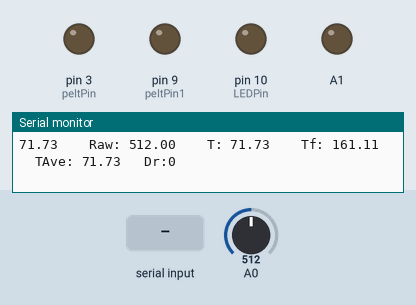
The sketch below on a simulated Arduino Uno, built with avr-gcc and run on an emulated ATmega328P. On the bench: output pins drawn as LEDs (lit = HIGH), the last lines printed to the serial monitor. The test bench sets the inputs (shaded band); at power-on: A0 = 512.

Above: at 1.2 s.
1.3 s: "Mosfets_On" received over Serial
At 4.2 s:
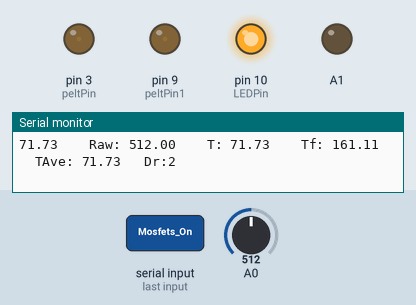
4.4 s: "Mosfets_Off" received over Serial
At 6.8 s:
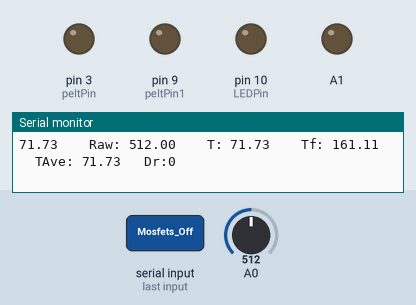
Timing chart, 0 to 8.3 s (numbered marks = the images above; inputs shaded):
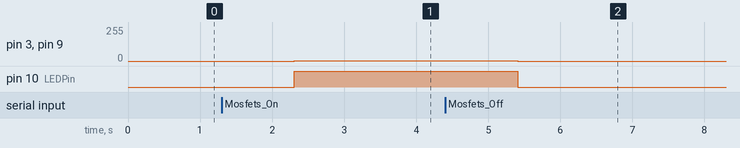

Measured:
- after the input at 1.3 s, pin 3 (peltPin), pin 9 (peltPin1): 0/255 → 1/255 after 1.0 s, → 2/255 1.1 s later; pin 10 (LEDPin): LOW → HIGH after 1.0 s
- after the input at 4.4 s, pin 10 (LEDPin): HIGH → LOW after 1.0 s

The sketch:

FLoop.ino
```cpp
//PID stuff: Values for PID calculation
//PID is not being currently used and may not be used in the final product
int targetTemp = -10;
double Actual = 0;
double Error = 0;
double Integral = 0;
double Last = 0;
int IntThresh = targetTemp + 12;
double kP = 20;
double kI = 0.1;
double kD = 0.6;
double ScaleFactor = 1;
int drive = 0; //Current drive value is 0, so no PID is used. If using PID, comment this line out
//Average calculation variables.
//Len 10 means over 1 second
const int len = 10;
double prevTemps[len];
double averageTemp;
//If there are enough "outliers"/"bad readings", maybe they are actually correct.
//If there are enough consecutive bad readings, then trust them.
int badReadings = 0;
int peltPin = 3;   //peltier cooler pin (smaller peltier touching board)
int peltPin1 = 9; //second peliter cooler pin (big peltier touching heatsink)
//
int outV = 12;
double psuV = 12;
//
float c;
//mechanism to turn peltiers off if the temp gets too hot (e.g. fan turns off or some failure)
int changeCount = 0;          //make sure at least 30 readings before switching states
double onThresh = -8;        //temperature threshold to turn on this mechanism. (on state)
double badThresh = 0;       //temperature threshold to signal that something bad is happening(bad state)
boolean reachedOn = false; //signals on state
int LEDPin = 10;          //LED that turns on during on state. Off signals a problem.
//Code to slowly ramp the MOSFET's on
  boolean MosfetsOn = false;
//
void setup() {
  pinMode(peltPin, OUTPUT);
  pinMode(peltPin1, OUTPUT);
  Serial.begin(9600);
  analogReference(INTERNAL);
  pinMode(A0, INPUT_PULLUP);
  pinMode(A1, OUTPUT);
  pinMode(LEDPin, OUTPUT);
  digitalWrite(A1, LOW);
  digitalWrite(LEDPin, LOW);
  Last = readTemperature();

  //fills temperature array for initial average calculation
  double temp = readTemperature();
  for(int i = 0; i < len; i++)
    prevTemps[i] = temp;
}

void loop() {
  double currentTemp = readTemperature();
  double ave = getAve();

  if(badReading(currentTemp))
    currentTemp = getAve();                   //using average if current reading is "outlier"
  else
    recordTemp(currentTemp);

  //*Uncomment below part to do PID stuff
  //int drive = getPID();                   //calculates what drive value (out of 255) to use for PWM. Proportional to duty cycle (i.e. 51/255 = 0.2, meaning 20% duty cycle)
  //analogWrite(peltPin, drive);            //writes drive value to small Peltier
  //analogWrite(peltPin1, drive);           //writes drive value to large Peltier


  //Slowly ramps up the Mosfet's (to max power in ~30 seconds).
  //Receives and sends messages to Python
  String inMsg = Serial.readString();
  if(inMsg == "Mosfets_On"){
    MosfetsOn = HIGH;
  }
  if(inMsg == "Mosfets_Off"){
    digitalWrite(LEDPin, LOW);
    for(int i = 0; i < 3; i++)
      Serial.println("Fets_Off"); //Tell the python that the message was received (and Mosfet's have been turned off)
    MosfetsOn = LOW;
    drive = 0;  //currently using drive to slowly ramp up V to Peltier's
  }
  if(MosfetsOn){
    digitalWrite(LEDPin, HIGH);
    drive = constrain(drive + 1, 0, 255); //currently using drive to slowly ramp up V to Peltier's
  }
  //OutputVoltage(outV, psuV, peltPin);       // smaller & orange (max 14.4V and 6.4A). TEC1-12706
  analogWrite(peltPin, drive);              //currently using drive to slowly ramp up V to Peltier's
  analogWrite(peltPin1, drive);

  checkSafe(ave);                           //Checking safety mechanism

  Serial.print(currentTemp); //prints the target temp. This is what the python script cares about


  //The python script ignores all of this.
  double raw = analogRead(A0);
  Serial.print("    Raw: ");
  Serial.print(raw);

  Serial.print("    T: ");
  Serial.print(currentTemp);

  Serial.print("    Tf: ");
  Serial.print(getF(currentTemp));

  Serial.print("   TAve: ");
  Serial.print(ave);

  Serial.print("   Dr:");
  Serial.println(drive);

  delay(100);
}


/*FUNCTIONS:
 * checkSafe(ave); Safety mechanism to turn off Peltier's if system starts getting hot
 * getPid(); calculates PID value and returns it. Can be used like:  int drive = getPID();
 * badReading(temp); Checks whether temp is an outlier (e.g. bad diode reading) and returns the result
 * recordTemp(temp); Takes the parameter (temp) and stores it for average calculation. Can be used like:  recordTemp(currentTemp);
 * getAve(); Calculates the average. Can be used like: double average = getAve()
 * readTemperature(); Calculates temperature form raw input and returns it. Can be used like:  double currentTemp = readTemperature();
 * getF(C); Converts a celsius temperature into fahrenheit and returns it
 * OutputVoltage(v, SrcV, pin); Calculates duty cycle to use to reach v from the SrcV (source voltage) and outputs it to the pin. Can be used like: OutputVoltage(3, psuV, peltPin);
 */

void checkSafe(double ave){
  if(reachedOn == false && ave < onThresh)       //increase the counter to reach the on state
    changeCount +=1;

  if(changeCount >= 30 && reachedOn == false){  //if 30 counts met, turns the mechanism on (on state)
    changeCount = 0;
    reachedOn = true;
    //digitalWrite(LEDPin, HIGH);
  }

  if(reachedOn == true && ave >= badThresh)     //increase the counter to reach the "problem state". Must be in on state
    changeCount +=1;

  if(reachedOn == true && ave < badThresh)     //Makes it so the counts must be consecutive.
    changeCount = 0;

  if(changeCount >= 30 && reachedOn == true){  //if 30 counts met, the mechanism reports a problem and turns off the Peltiers
    changeCount = 0;
    outV = 0;
    for(int i = 0; i < 3; i++)                //Signaling Python to email
      Serial.println("failure");
    //digitalWrite(LEDPin, LOW);
  }
}

//function that calculates and returns PID value.
int getPID(){
  Actual = readTemperature();
  Error = Actual - targetTemp;

  if(abs(Error)<IntThresh && abs(Last-Actual) < 4){   //prevents spikes
    Integral = Integral + Error;
  }
  else{
    Integral = 0;
  }

  double P = Error * kP;
  double I = Integral * kI;
  double D = (Last-Actual)*kD;
  double Drive = P+I+D;
  Last = Actual;
  Serial.print("P: ");
  Serial.print(P);
  Serial.print("    I:");
  Serial.print(I);
  Serial.print("    D:");
  Serial.print(D);
  Serial.print("    ");
  Drive = Drive*ScaleFactor;
  if(Drive>255){
    Drive = 255;
  }
  if(Drive<0){
    Drive = 0;
  }
  return Drive;
}

//To ignore spikes or misreadings, this will only allow readings 3 degrees from the average
//If there are enough bad readings, they might actually be right.
//If # of badReadings high enough, will now trust these "bad" readings
boolean badReading(double temp){
  double ave = getAve();
  if(abs(temp-ave) >=3 && badReadings < 5){
    badReadings++;
    return true;
  }
  else{
    badReadings = 0;
    return false;
  }
}

//records temperature for calculating average
void recordTemp(double temp){
  for(int i = len-1; i > 0 ; i--){
    prevTemps[i] = prevTemps[i-1];
  }
  prevTemps[0] = temp;
}

//calculates and returns average
double getAve(){
  double sum = 0;
  for(int i = 0; i < len; i++)
    sum += prevTemps[i];
  return (double)(sum / len);
}

//calculates and returns temperature.
double readTemperature(){
  double in = analogRead(A0);
  c = (-0.5584*in) + 357.63;
  return c;
}

//converts C to F
double getF(double C){
  return (9*(C/5) + 32);
}

//uses PWM to output voltage using calculated duty cycle. Ex: v = 2.4, SrcV = 12. Uses a 20% duty cycle
void OutputVoltage(double v, double SrcV, int pin) {
  analogWrite(pin, (v / SrcV) * 255);
}
```
